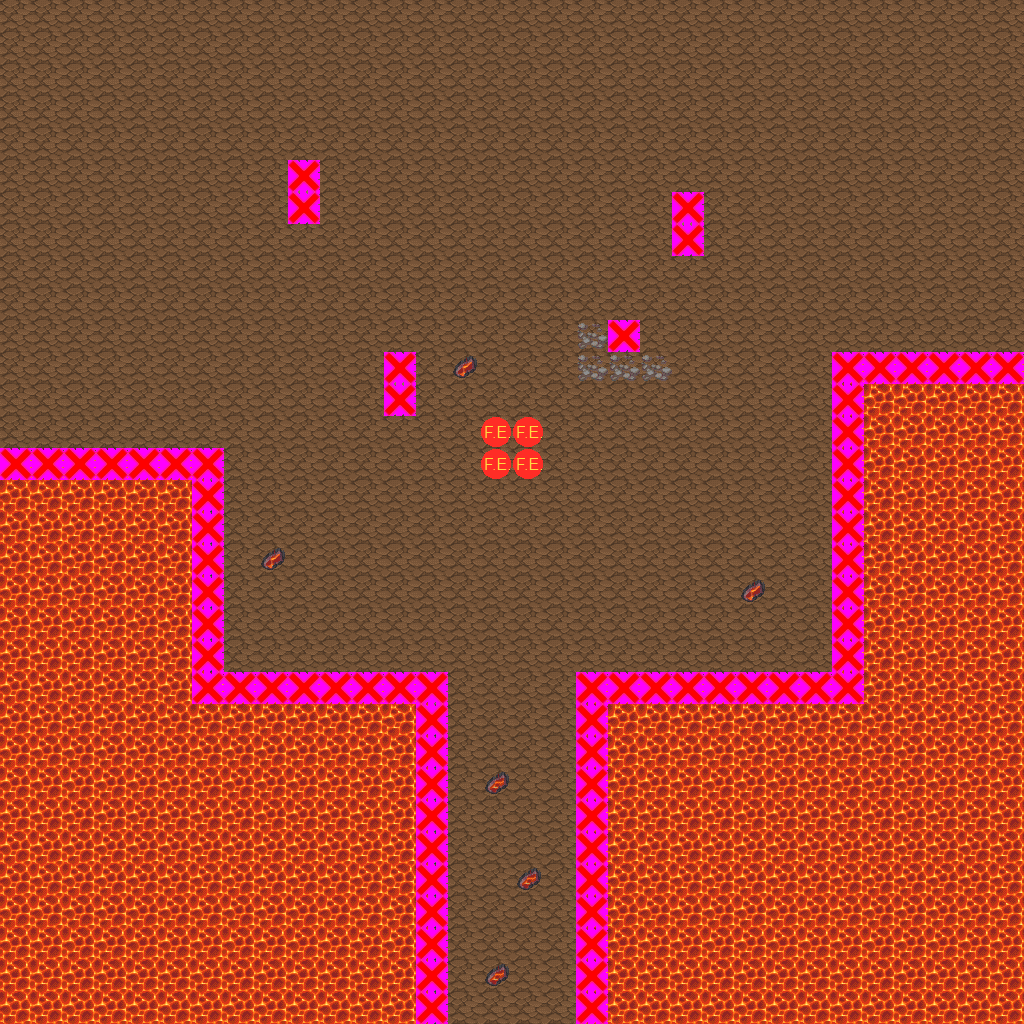

The image is a tile-based game level rendered from a .tmx file. Its description and source (layers, tilesets, objects; grid data summarised) follow:
An orthogonal 32x32 tile map with 32x32 px tiles, 5 tile layers (Layer 1, Layer 2, Clip, Enemy, ...), 8 tilesets and 4 objects (Portal, Portal4, Portal3, Portal2).

<map version="1.0" orientation="orthogonal" width="32" height="32" tilewidth="32" tileheight="32">
 <tileset firstgid="1" name="Rock" tilewidth="32" tileheight="32">
  <image source="rock.png" />
  <tile id="0">
   <properties>
    <property name="TileType" value="0" />
   </properties>
  </tile>
 </tileset>
 <tileset firstgid="2" name="Lava" tilewidth="32" tileheight="32">
  <image source="lava.png" />
  <tile id="0">
   <properties>
    <property name="TileType" value="1" />
   </properties>
  </tile>
 </tileset>
 <tileset firstgid="3" name="FireEnemy" tilewidth="32" tileheight="32">
  <image source="FireEnemyIcon.png" trans="ff00ff" />
  <tile id="0">
   <properties>
    <property name="Type" value="Fire" />
   </properties>
  </tile>
 </tileset>
 <tileset firstgid="4" name="Clip" tilewidth="32" tileheight="32">
  <image source="solid.jpg" trans="ff00ff" />
 </tileset>
 <tileset firstgid="5" name="MountainPieces" tilewidth="32" tileheight="32">
  <image source="MountainPieces.png" trans="ffffff" />
 </tileset>
 <tileset firstgid="317" name="ConnectionLavat" tilewidth="32" tileheight="32">
  <image source="ConnectionLavat.png" trans="ffffff" />
 </tileset>
 <tileset firstgid="365" name="LavaGround" tilewidth="32" tileheight="32">
  <image source="LavaGround.png" trans="ffffff" />
 </tileset>
 <tileset firstgid="413" name="Overflow" tilewidth="32" tileheight="32">
  <image source="Overflow.png" trans="ffffff" />
 </tileset>
 <layer name="Layer 1" width="32" height="32">
  <data>[1024 cells, 1024 non-empty, 1 distinct tile ids]</data>
 </layer>
 <layer name="Layer 2" width="32" height="32">
  <data>[1024 cells, 434 non-empty, 12 distinct tile ids]</data>
 </layer>
 <layer name="Clip" width="32" height="32">
  <data>[1024 cells, 72 non-empty, 1 distinct tile ids]</data>
 </layer>
 <layer name="Enemy" width="32" height="32">
  <data>[1024 cells, 4 non-empty, 1 distinct tile ids]</data>
 </layer>
 <objectgroup name="Objects" width="32" height="32">
  <object name="Portal" x="447" y="988" width="119" height="36">
   <properties>
    <property name="DestinationMap" value="Levels\TestFireMap\MountainEntrance" />
    <property name="DestinationX" value="15" />
    <property name="DestinationY" value="13" />
   </properties>
  </object>
  <object name="Portal4" x="991" y="12" width="29" height="339">
   <properties>
    <property name="DestinationMap" value="Levels\TestFireMap\Mountain2" />
    <property name="DestinationX" value="2" />
    <property name="DestinationY" value="4" />
   </properties>
  </object>
  <object name="Portal3" x="9" y="5" width="976" height="16">
   <properties>
    <property name="DestinationMap" value="Levels\TestFireMap\Mountain5" />
    <property name="DestinationX" value="16" />
    <property name="DestinationY" value="29" />
   </properties>
  </object>
  <object name="Portal2" x="3" y="47" width="17" height="396">
   <properties>
    <property name="DestinationMap" value="Levels\TestFireMap\Mountain6" />
    <property name="DestinationX" value="29" />
    <property name="DestinationY" value="12" />
   </properties>
  </object>
 </objectgroup>
 <layer name="Boss" width="32" height="32">
  <data>[1024 cells, 0 non-empty, 0 distinct tile ids]</data>
 </layer>
</map>
